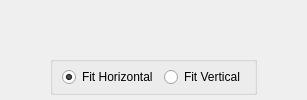
          <widget class="QWidget" name="tab_5">
           <attribute name="title">
            <string>Image</string>
           </attribute>
           <layout class="QVBoxLayout" name="verticalLayout_5">
            <property name="spacing">
             <number>5</number>
            </property>
            <property name="leftMargin">
             <number>10</number>
            </property>
            <property name="rightMargin">
             <number>10</number>
            </property>
            <property name="bottomMargin">
             <number>5</number>
            </property>
            <item>
             <layout class="QVBoxLayout" name="verticalLayout_20">
              <item>
               <widget class="SplitCardWidget" name="splitCardWidget" native="true">
                <property name="sizePolicy">
                 <sizepolicy hsizetype="Preferred" vsizetype="Expanding">
                  <horstretch>0</horstretch>
                  <verstretch>0</verstretch>
                 </sizepolicy>
                </property>
               </widget>
              </item>
             </layout>
            </item>
            <item>
             <layout class="QHBoxLayout" name="horizontalLayout_5">
              <item>
               <spacer name="horizontalSpacer">
                <property name="orientation">
                 <enum>Qt::Horizontal</enum>
                </property>
                <property name="sizeHint" stdset="0">
                 <size>
                  <width>40</width>
                  <height>20</height>
                 </size>
                </property>
               </spacer>
              </item>
              <item>
               <widget class="QGroupBox" name="groupBox">
                <property name="title">
                 <string/>
                </property>
                <layout class="QHBoxLayout" name="horizontalLayout_4">
                 <property name="topMargin">
                  <number>5</number>
                 </property>
                 <property name="bottomMargin">
                  <number>5</number>
                 </property>
                 <item>
                  <widget class="QRadioButton" name="radioButtonSprayCardFitH">
                   <property name="text">
                    <string>Fit Horizontal</string>
                   </property>
                   <property name="checked">
                    <bool>true</bool>
                   </property>
                  </widget>
                 </item>
                 <item>
                  <widget class="QRadioButton" name="radioButtonSprayCardFitV">
                   <property name="text">
                    <string>Fit Vertical</string>
                   </property>
                  </widget>
                 </item>
                </layout>
               </widget>
              </item>
              <item>
               <spacer name="horizontalSpacer_2">
                <property name="orientation">
                 <enum>Qt::Horizontal</enum>
                </property>
                <property name="sizeHint" stdset="0">
                 <size>
                  <width>40</width>
                  <height>20</height>
                 </size>
                </property>
               </spacer>
              </item>
             </layout>
            </item>
           </layout>
          </widget>
